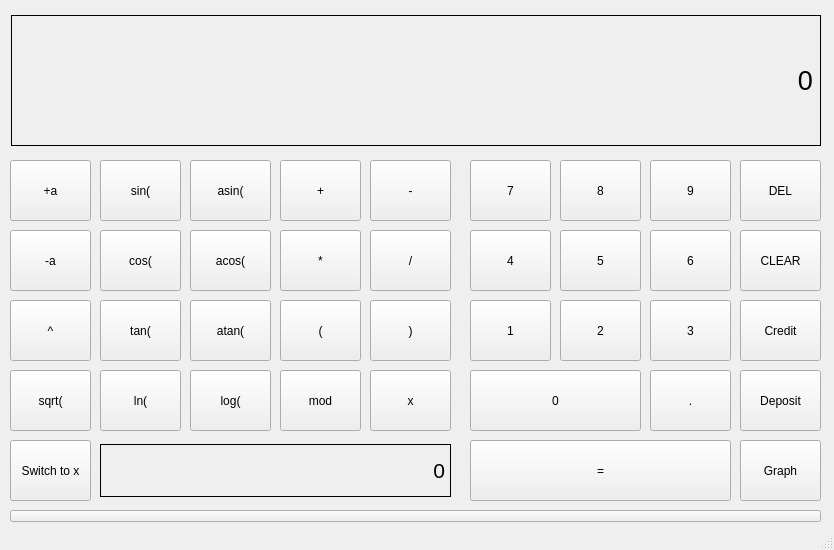
<?xml version="1.0" encoding="UTF-8"?>
<ui version="4.0">
 <class>MainWindow</class>
 <widget class="QMainWindow" name="MainWindow">
  <property name="geometry">
   <rect>
    <x>0</x>
    <y>0</y>
    <width>834</width>
    <height>550</height>
   </rect>
  </property>
  <property name="sizePolicy">
   <sizepolicy hsizetype="Preferred" vsizetype="Preferred">
    <horstretch>0</horstretch>
    <verstretch>0</verstretch>
   </sizepolicy>
  </property>
  <property name="minimumSize">
   <size>
    <width>834</width>
    <height>550</height>
   </size>
  </property>
  <property name="maximumSize">
   <size>
    <width>834</width>
    <height>550</height>
   </size>
  </property>
  <property name="windowTitle">
   <string>SmartCalc v1.0</string>
  </property>
  <property name="styleSheet">
   <string notr="true"/>
  </property>
  <widget class="QWidget" name="centralwidget">
   <widget class="QPushButton" name="pushButton_graph">
    <property name="geometry">
     <rect>
      <x>740</x>
      <y>440</y>
      <width>81</width>
      <height>61</height>
     </rect>
    </property>
    <property name="text">
     <string>Graph</string>
    </property>
   </widget>
   <widget class="QPushButton" name="pushButton_credit">
    <property name="geometry">
     <rect>
      <x>740</x>
      <y>300</y>
      <width>81</width>
      <height>61</height>
     </rect>
    </property>
    <property name="text">
     <string>Credit</string>
    </property>
   </widget>
   <widget class="QPushButton" name="pushButton_1">
    <property name="geometry">
     <rect>
      <x>470</x>
      <y>300</y>
      <width>81</width>
      <height>61</height>
     </rect>
    </property>
    <property name="text">
     <string>1</string>
    </property>
   </widget>
   <widget class="QPushButton" name="pushButton_2">
    <property name="geometry">
     <rect>
      <x>560</x>
      <y>300</y>
      <width>81</width>
      <height>61</height>
     </rect>
    </property>
    <property name="text">
     <string>2</string>
    </property>
   </widget>
   <widget class="QPushButton" name="pushButton_3">
    <property name="geometry">
     <rect>
      <x>650</x>
      <y>300</y>
      <width>81</width>
      <height>61</height>
     </rect>
    </property>
    <property name="text">
     <string>3</string>
    </property>
   </widget>
   <widget class="QPushButton" name="pushButton_4">
    <property name="geometry">
     <rect>
      <x>470</x>
      <y>230</y>
      <width>81</width>
      <height>61</height>
     </rect>
    </property>
    <property name="text">
     <string>4</string>
    </property>
   </widget>
   <widget class="QPushButton" name="pushButton_5">
    <property name="geometry">
     <rect>
      <x>560</x>
      <y>230</y>
      <width>81</width>
      <height>61</height>
     </rect>
    </property>
    <property name="text">
     <string>5</string>
    </property>
   </widget>
   <widget class="QPushButton" name="pushButton_6">
    <property name="geometry">
     <rect>
      <x>650</x>
      <y>230</y>
      <width>81</width>
      <height>61</height>
     </rect>
    </property>
    <property name="text">
     <string>6</string>
    </property>
   </widget>
   <widget class="QPushButton" name="pushButton_7">
    <property name="geometry">
     <rect>
      <x>470</x>
      <y>160</y>
      <width>81</width>
      <height>61</height>
     </rect>
    </property>
    <property name="text">
     <string>7</string>
    </property>
   </widget>
   <widget class="QPushButton" name="pushButton_8">
    <property name="geometry">
     <rect>
      <x>560</x>
      <y>160</y>
      <width>81</width>
      <height>61</height>
     </rect>
    </property>
    <property name="text">
     <string>8</string>
    </property>
   </widget>
   <widget class="QPushButton" name="pushButton_9">
    <property name="geometry">
     <rect>
      <x>650</x>
      <y>160</y>
      <width>81</width>
      <height>61</height>
     </rect>
    </property>
    <property name="text">
     <string>9</string>
    </property>
   </widget>
   <widget class="QPushButton" name="pushButton_0">
    <property name="geometry">
     <rect>
      <x>470</x>
      <y>370</y>
      <width>171</width>
      <height>61</height>
     </rect>
    </property>
    <property name="text">
     <string>0</string>
    </property>
   </widget>
   <widget class="QPushButton" name="pushButton_point">
    <property name="geometry">
     <rect>
      <x>650</x>
      <y>370</y>
      <width>81</width>
      <height>61</height>
     </rect>
    </property>
    <property name="text">
     <string>.</string>
    </property>
   </widget>
   <widget class="QPushButton" name="pushButton_eq">
    <property name="geometry">
     <rect>
      <x>470</x>
      <y>440</y>
      <width>261</width>
      <height>61</height>
     </rect>
    </property>
    <property name="text">
     <string>=</string>
    </property>
   </widget>
   <widget class="QPushButton" name="pushButton_add">
    <property name="geometry">
     <rect>
      <x>280</x>
      <y>160</y>
      <width>81</width>
      <height>61</height>
     </rect>
    </property>
    <property name="text">
     <string>+</string>
    </property>
   </widget>
   <widget class="QPushButton" name="pushButton_sub">
    <property name="geometry">
     <rect>
      <x>370</x>
      <y>160</y>
      <width>81</width>
      <height>61</height>
     </rect>
    </property>
    <property name="text">
     <string>-</string>
    </property>
   </widget>
   <widget class="QPushButton" name="pushButton_mul">
    <property name="geometry">
     <rect>
      <x>280</x>
      <y>230</y>
      <width>81</width>
      <height>61</height>
     </rect>
    </property>
    <property name="text">
     <string>*</string>
    </property>
   </widget>
   <widget class="QPushButton" name="pushButton_div">
    <property name="geometry">
     <rect>
      <x>370</x>
      <y>230</y>
      <width>81</width>
      <height>61</height>
     </rect>
    </property>
    <property name="text">
     <string>/</string>
    </property>
   </widget>
   <widget class="QPushButton" name="pushButton_pow">
    <property name="geometry">
     <rect>
      <x>10</x>
      <y>300</y>
      <width>81</width>
      <height>61</height>
     </rect>
    </property>
    <property name="text">
     <string>^</string>
    </property>
   </widget>
   <widget class="QPushButton" name="pushButton_mod">
    <property name="geometry">
     <rect>
      <x>280</x>
      <y>370</y>
      <width>81</width>
      <height>61</height>
     </rect>
    </property>
    <property name="text">
     <string>mod</string>
    </property>
   </widget>
   <widget class="QPushButton" name="pushButton_Uplus">
    <property name="geometry">
     <rect>
      <x>10</x>
      <y>160</y>
      <width>81</width>
      <height>61</height>
     </rect>
    </property>
    <property name="text">
     <string>+a</string>
    </property>
   </widget>
   <widget class="QPushButton" name="pushButton_Uminus">
    <property name="geometry">
     <rect>
      <x>10</x>
      <y>230</y>
      <width>81</width>
      <height>61</height>
     </rect>
    </property>
    <property name="text">
     <string>-a</string>
    </property>
   </widget>
   <widget class="QPushButton" name="pushButton_sin">
    <property name="geometry">
     <rect>
      <x>100</x>
      <y>160</y>
      <width>81</width>
      <height>61</height>
     </rect>
    </property>
    <property name="text">
     <string>sin(</string>
    </property>
   </widget>
   <widget class="QPushButton" name="pushButton_cos">
    <property name="geometry">
     <rect>
      <x>100</x>
      <y>230</y>
      <width>81</width>
      <height>61</height>
     </rect>
    </property>
    <property name="text">
     <string>cos(</string>
    </property>
   </widget>
   <widget class="QPushButton" name="pushButton_tan">
    <property name="geometry">
     <rect>
      <x>100</x>
      <y>300</y>
      <width>81</width>
      <height>61</height>
     </rect>
    </property>
    <property name="text">
     <string>tan(</string>
    </property>
   </widget>
   <widget class="QPushButton" name="pushButton_acos">
    <property name="geometry">
     <rect>
      <x>190</x>
      <y>230</y>
      <width>81</width>
      <height>61</height>
     </rect>
    </property>
    <property name="text">
     <string>acos(</string>
    </property>
   </widget>
   <widget class="QPushButton" name="pushButton_asin">
    <property name="geometry">
     <rect>
      <x>190</x>
      <y>160</y>
      <width>81</width>
      <height>61</height>
     </rect>
    </property>
    <property name="text">
     <string>asin(</string>
    </property>
   </widget>
   <widget class="QPushButton" name="pushButton_atan">
    <property name="geometry">
     <rect>
      <x>190</x>
      <y>300</y>
      <width>81</width>
      <height>61</height>
     </rect>
    </property>
    <property name="text">
     <string>atan(</string>
    </property>
   </widget>
   <widget class="QPushButton" name="pushButton_sqrt">
    <property name="geometry">
     <rect>
      <x>10</x>
      <y>370</y>
      <width>81</width>
      <height>61</height>
     </rect>
    </property>
    <property name="text">
     <string>sqrt(</string>
    </property>
   </widget>
   <widget class="QPushButton" name="pushButton_ln">
    <property name="geometry">
     <rect>
      <x>100</x>
      <y>370</y>
      <width>81</width>
      <height>61</height>
     </rect>
    </property>
    <property name="text">
     <string>ln(</string>
    </property>
   </widget>
   <widget class="QPushButton" name="pushButton_log">
    <property name="geometry">
     <rect>
      <x>190</x>
      <y>370</y>
      <width>81</width>
      <height>61</height>
     </rect>
    </property>
    <property name="text">
     <string>log(</string>
    </property>
   </widget>
   <widget class="QPushButton" name="pushButton_x">
    <property name="geometry">
     <rect>
      <x>370</x>
      <y>370</y>
      <width>81</width>
      <height>61</height>
     </rect>
    </property>
    <property name="text">
     <string>x</string>
    </property>
   </widget>
   <widget class="QPushButton" name="pushButton_Lbkt">
    <property name="geometry">
     <rect>
      <x>280</x>
      <y>300</y>
      <width>81</width>
      <height>61</height>
     </rect>
    </property>
    <property name="text">
     <string>(</string>
    </property>
   </widget>
   <widget class="QPushButton" name="pushButton_Rbkt">
    <property name="geometry">
     <rect>
      <x>370</x>
      <y>300</y>
      <width>81</width>
      <height>61</height>
     </rect>
    </property>
    <property name="text">
     <string>)</string>
    </property>
   </widget>
   <widget class="QPushButton" name="pushButton_deposit">
    <property name="geometry">
     <rect>
      <x>740</x>
      <y>370</y>
      <width>81</width>
      <height>61</height>
     </rect>
    </property>
    <property name="text">
     <string>Deposit</string>
    </property>
   </widget>
   <widget class="QPushButton" name="pushButton_del">
    <property name="geometry">
     <rect>
      <x>740</x>
      <y>160</y>
      <width>81</width>
      <height>61</height>
     </rect>
    </property>
    <property name="text">
     <string>DEL</string>
    </property>
   </widget>
   <widget class="QPushButton" name="pushButton_clear">
    <property name="geometry">
     <rect>
      <x>740</x>
      <y>230</y>
      <width>81</width>
      <height>61</height>
     </rect>
    </property>
    <property name="text">
     <string>CLEAR</string>
    </property>
   </widget>
   <widget class="QLabel" name="input_output_label">
    <property name="geometry">
     <rect>
      <x>11</x>
      <y>15</y>
      <width>810</width>
      <height>131</height>
     </rect>
    </property>
    <property name="font">
     <font>
      <pointsize>20</pointsize>
     </font>
    </property>
    <property name="mouseTracking">
     <bool>true</bool>
    </property>
    <property name="frameShape">
     <enum>QFrame::Box</enum>
    </property>
    <property name="text">
     <string>0</string>
    </property>
    <property name="alignment">
     <set>Qt::AlignRight|Qt::AlignTrailing|Qt::AlignVCenter</set>
    </property>
   </widget>
   <widget class="QLabel" name="label_input_x">
    <property name="geometry">
     <rect>
      <x>100</x>
      <y>444</y>
      <width>351</width>
      <height>53</height>
     </rect>
    </property>
    <property name="font">
     <font>
      <pointsize>16</pointsize>
     </font>
    </property>
    <property name="mouseTracking">
     <bool>true</bool>
    </property>
    <property name="frameShape">
     <enum>QFrame::Box</enum>
    </property>
    <property name="lineWidth">
     <number>1</number>
    </property>
    <property name="text">
     <string>0</string>
    </property>
    <property name="alignment">
     <set>Qt::AlignRight|Qt::AlignTrailing|Qt::AlignVCenter</set>
    </property>
   </widget>
   <widget class="QPushButton" name="pushButton_p">
    <property name="geometry">
     <rect>
      <x>10</x>
      <y>510</y>
      <width>811</width>
      <height>12</height>
     </rect>
    </property>
    <property name="cursor">
     <cursorShape>ArrowCursor</cursorShape>
    </property>
    <property name="text">
     <string/>
    </property>
    <property name="checkable">
     <bool>false</bool>
    </property>
   </widget>
   <widget class="QPushButton" name="pushButton_switch_to_x">
    <property name="geometry">
     <rect>
      <x>10</x>
      <y>440</y>
      <width>81</width>
      <height>61</height>
     </rect>
    </property>
    <property name="text">
     <string>Switch to x</string>
    </property>
    <property name="checkable">
     <bool>true</bool>
    </property>
   </widget>
  </widget>
  <widget class="QStatusBar" name="statusbar"/>
 </widget>
 <resources/>
 <connections/>
</ui>
